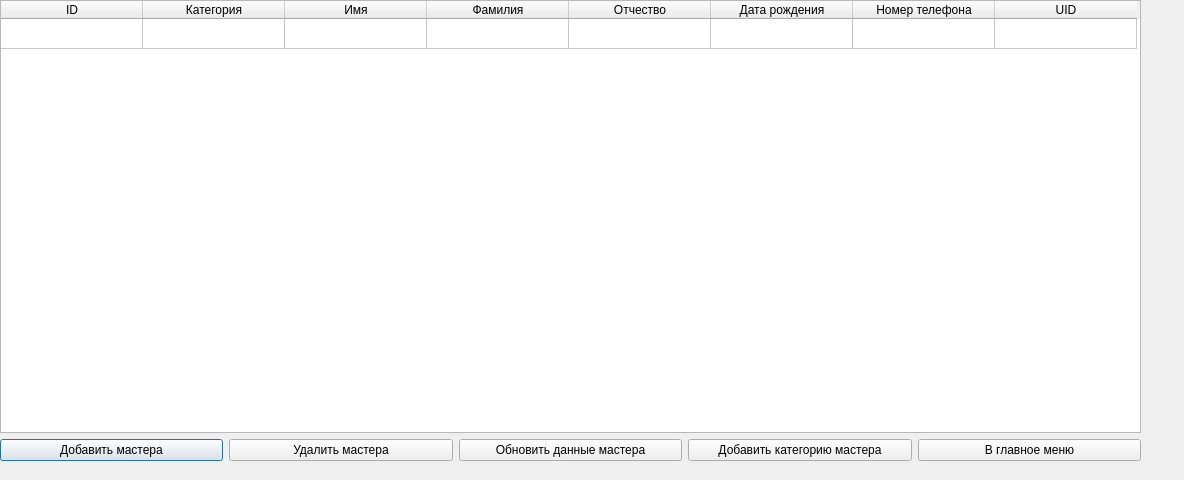
<?xml version="1.0" encoding="UTF-8"?>
<ui version="4.0">
 <class>Masters</class>
 <widget class="QDialog" name="Masters">
  <property name="geometry">
   <rect>
    <x>0</x>
    <y>0</y>
    <width>1184</width>
    <height>480</height>
   </rect>
  </property>
  <property name="windowTitle">
   <string>Dialog</string>
  </property>
  <widget class="QWidget" name="layoutWidget">
   <property name="geometry">
    <rect>
     <x>0</x>
     <y>0</y>
     <width>1141</width>
     <height>461</height>
    </rect>
   </property>
   <layout class="QVBoxLayout" name="verticalLayout">
    <item>
     <widget class="QTableWidget" name="tableWidget">
      <attribute name="horizontalHeaderDefaultSectionSize">
       <number>142</number>
      </attribute>
      <attribute name="verticalHeaderVisible">
       <bool>false</bool>
      </attribute>
      <row>
       <property name="text">
        <string/>
       </property>
      </row>
      <column>
       <property name="text">
        <string>ID</string>
       </property>
      </column>
      <column>
       <property name="text">
        <string>Категория</string>
       </property>
      </column>
      <column>
       <property name="text">
        <string>Имя</string>
       </property>
      </column>
      <column>
       <property name="text">
        <string>Фамилия</string>
       </property>
      </column>
      <column>
       <property name="text">
        <string>Отчество</string>
       </property>
      </column>
      <column>
       <property name="text">
        <string>Дата рождения</string>
       </property>
      </column>
      <column>
       <property name="text">
        <string>Номер телефона</string>
       </property>
      </column>
      <column>
       <property name="text">
        <string>UID</string>
       </property>
      </column>
     </widget>
    </item>
    <item>
     <layout class="QHBoxLayout" name="horizontalLayout">
      <item>
       <widget class="QPushButton" name="pushButtonOpenWindowInsert">
        <property name="text">
         <string>Добавить мастера</string>
        </property>
       </widget>
      </item>
      <item>
       <widget class="QPushButton" name="pushButtonDelete">
        <property name="text">
         <string>Удалить мастера</string>
        </property>
       </widget>
      </item>
      <item>
       <widget class="QPushButton" name="pushButtonUpdate">
        <property name="text">
         <string>Обновить данные мастера</string>
        </property>
       </widget>
      </item>
      <item>
       <widget class="QPushButton" name="pushButton_Category">
        <property name="text">
         <string>Добавить категорию мастера</string>
        </property>
       </widget>
      </item>
      <item>
       <widget class="QPushButton" name="pushButtonBack">
        <property name="text">
         <string>В главное меню</string>
        </property>
       </widget>
      </item>
     </layout>
    </item>
   </layout>
  </widget>
 </widget>
 <resources/>
 <connections/>
</ui>
